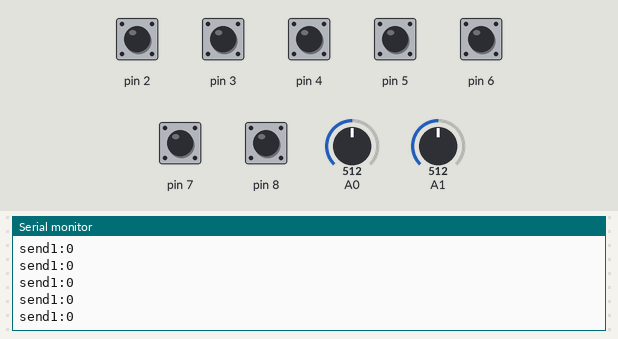
A sketch run on a simulated Arduino Uno, built with avr-gcc and run on an emulated ATmega328P. On the bench: the last lines printed to the serial monitor. The inputs (shaded band) are chosen by the test bench; at power-on: pin 2–8 HIGH, A0 = 512, A1 = 512.

Above: at 1.2 s.
1.3 s: A0 set to 716
At 1.56 s:
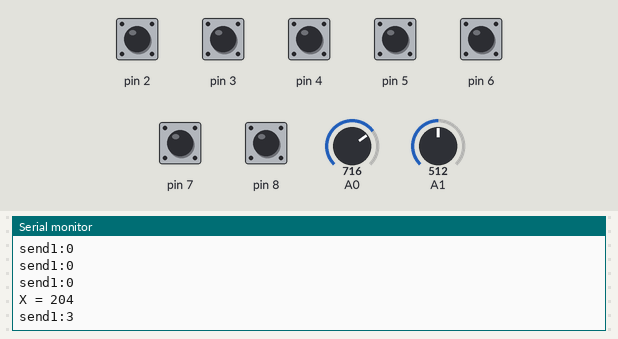
3.1 s: A1 set to 716
At 3.17 s:
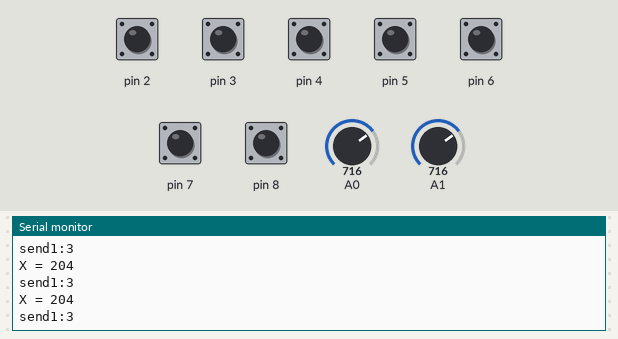
4.9 s: pin 2 pulled LOW for 0.25 s
At 5.17 s:
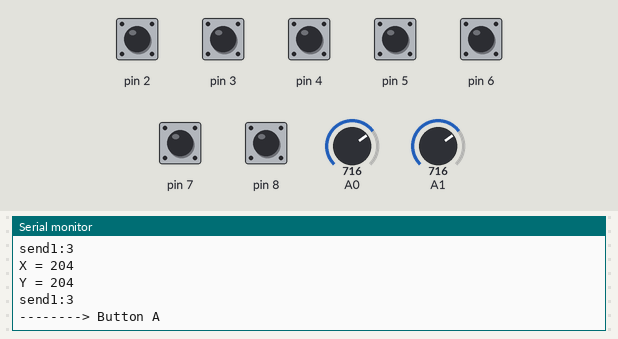
6.6 s: pin 3 pulled LOW for 0.25 s
At 6.79 s:
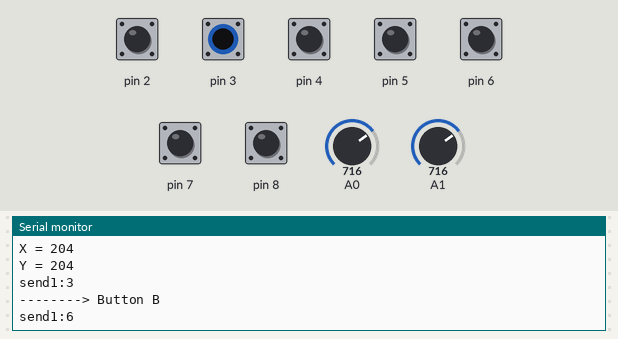
8.3 s: pin 4 pulled LOW for 0.25 s
At 8.59 s:
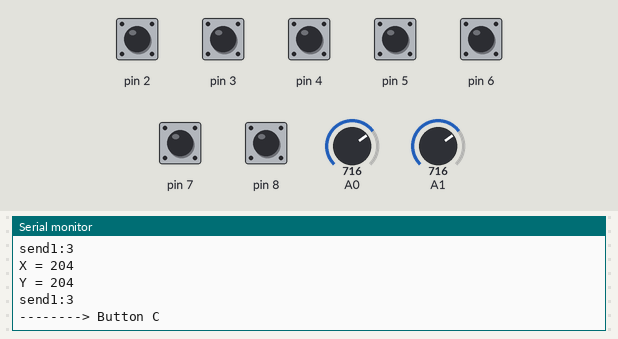
10.0 s: pin 5 pulled LOW for 0.25 s
At 10.2 s:
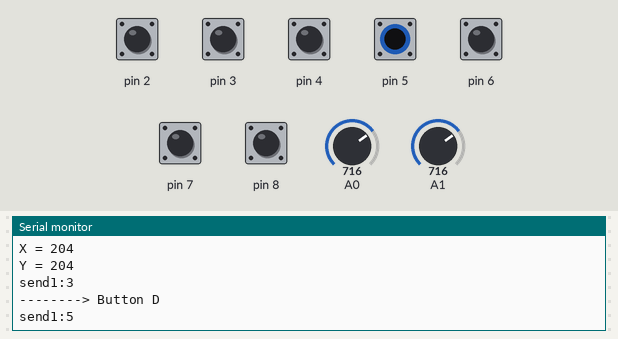
Timing chart, 0 to 12.7 s (numbered marks = the images above; inputs shaded):
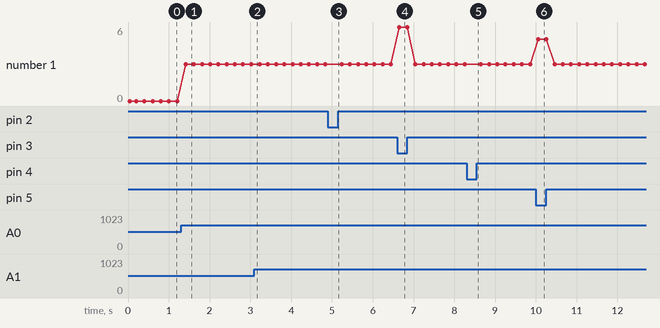

Measured:
- after the input at 1.3 s, the serial monitor: prints a new line after 0.10 s (image 1)
- after the input at 4.9 s, the serial monitor: prints a new line after 0.12 s (image 3)
- after the input at 6.6 s, the serial monitor: prints a new line at once (image 4)
- after the input at 8.3 s, the serial monitor: prints a new line after 0.13 s (image 5)
- after the input at 10.0 s, the serial monitor: prints a new line at once (image 6)
- plotted number 1: 0 → 3 after the input at 1.3 s

The sketch:

joystick.ino
```cpp
#include "define.h"
int FirstShotX , FirstShotY;
bool check_valid(int value)
{
    bool ret = false;
    if(value> valid_value || value < -valid_value)
    {
        return true;
    }
    return ret;
}
void setup() {
    // put your setup code here, to run once:

    for(int i=0; i<19; i++)
    {
        pinMode(i, INPUT);
        digitalWrite(i, 1);
    }

    Serial.begin(9600);
    FirstShotX = 0;
    FirstShotY = 0;
    init_rf_sender();
}

void loop() {
    // put your main code here, to run repeatedly:
    int i, someInt, flag = 0;
    someInt = 0;
    for(i=2; i<9; i++)
    {
        someInt = digitalRead(i);
        if(someInt == 0)
        {
            flag =1;
            break;
        }
    }
    if(flag == 1)
    {
        switch(i)
        {

            case 2: Serial.println("--------> Button A"); break;
            case 3: Serial.println("--------> Button B");send_rf_command(6); break;
            case 4: Serial.println("--------> Button C"); break;
            case 5: Serial.println("--------> Button D"); send_rf_command(5);break;
            case 6: Serial.println("--------> Button E"); break;
            case 7: Serial.println("--------> Button F"); break;
            case 8: Serial.println("--------> Button KEY"); break;
            default: break;
        }
        flag=0;
    }
    else
    {
    X_Value = Y_Value = 0;
    int sensorValue = analogRead(A0);
    if(FirstShotX == 0)
    {
        FirstShotX = sensorValue;
        Serial.print("FirstShotX = ");
        Serial.println(FirstShotX);
    }
    X_Value = sensorValue - FirstShotX;
    if(check_valid(X_Value))
    {
      is_valid_value = 1;
        Serial.print("X = ");
        Serial.println(X_Value);
    }
    sensorValue = analogRead(A1);
    if(FirstShotY == 0)
    {
        FirstShotY = sensorValue;
        Serial.print("FirstShotY = ");
        Serial.println(FirstShotY);
    }
    Y_Value = sensorValue - FirstShotY;
    if(check_valid(Y_Value))
    {
      is_valid_value = 1;
        Serial.print("Y = ");
        Serial.println(Y_Value);
    }
    if(is_valid_value == 1)
    {
      is_valid_value = 0;
      if(check_valid(X_Value))
      {
      if(X_Value>0)//left
        send_rf_command(3);
        else if(X_Value <0)//right
        send_rf_command(4);
      }
      else if(check_valid(Y_Value))
      {
      if(Y_Value>0)//up
      {
        send_rf_command(1);
        }
        else if(Y_Value <0)//down
        {
          send_rf_command(2);
          }
      }

      }
      else
      {
        send_rf_command(0);
        }
    }
    delay(200);
}
```

define.h
```cpp
#ifndef __GLOBAL_DEFINE__
#define __GLOBAL_DEFINE__
#define BUTTON_UP 10 //A
#define BUTTON_RIGHT 11/B
#define BUTTON_DOWN 12 //C
#define BUTTON_LEFT 13 //D
#define BUTTON_SET 14 //E
#define BUTTON_RESET 15 //F
int rf_command;
int valid_value = 20;
int X_Value = 0;
int Y_Value = 0;
unsigned int is_valid_value = 0;
#endif
```

rf_func.ino
```cpp
#include <SPI.h>
#include <Mirf.h>
#include <nRF24L01.h>
#include <MirfHardwareSpiDriver.h>
#include "define.h"
 void init_rf_sender()
 {
    //Serial.begin(9600);
  Mirf.spi = &MirfHardwareSpi;
    Mirf.cePin = 9;
  Mirf.csnPin = 10;
  Mirf.init();
  Mirf.setRADDR((byte *)"ABCDE"); //设置自己的地址（发送端地址），使用5个字符
  Mirf.payload = sizeof(rf_command);
  Mirf.channel = 90;              //设置所用信道
  Mirf.config();
  }

  void send_rf_command(int value)
  {
      Mirf.setTADDR((byte *)"FGHIJ");           //设置接收端地址
  //value = random(255);
    Serial.print("send1:");
  Serial.println(value);//0-255的随机数
  Mirf.send((byte *)&value);                //发送指令，发送随机数value
  while(Mirf.isSending()) delay(1);  //直到发送成功，退出循环
  //Serial.println("Send Done");
    }
```
